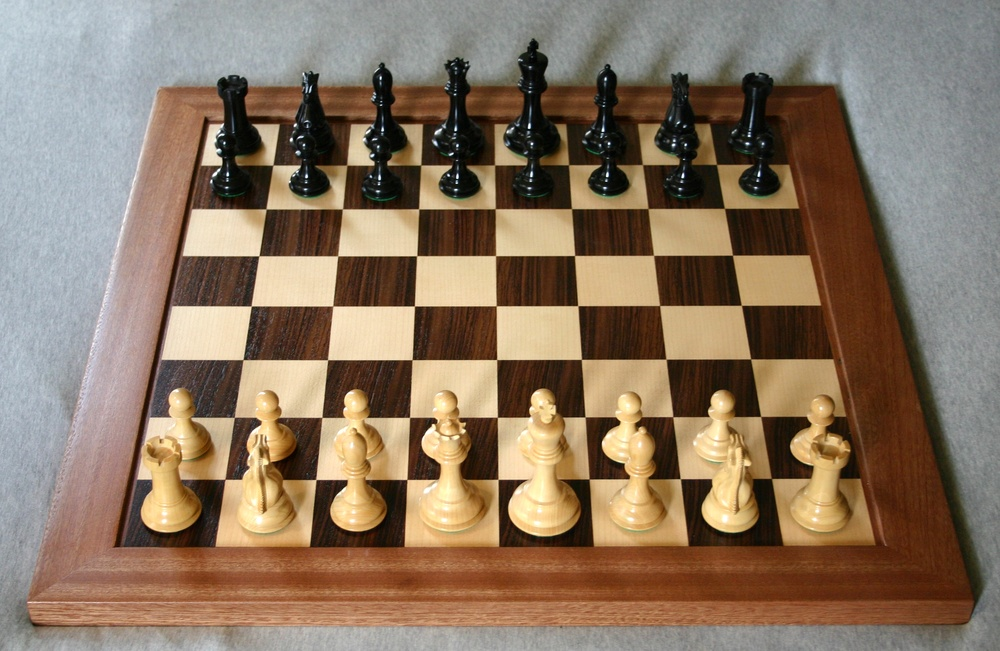
%> input picture 1.jpg, 1000 x 651 px, shrunk from 2611 x 1699 before the run
$ octave testedge.m   (GNU Octave 9; MATLAB toolbox functions it lacks are replaced by stand-ins)
%> lines starting %> are read from the running program, lines starting %| are printed output that depends on the picture; in (x1, y1, x2, y2) boxes, pixels count from 0 and x2, y2 are one past the last pixel; in counts of white or black regions, pixels touching at a corner belong together; the program's own positions count from 1
close all;
clear;
clc;

im = imread('1.jpg');
%> im is the input picture: size 651x1000x3 uint8; mean R, G, B 137.6, 117.7, 97.9
im = rgb2gray(im);
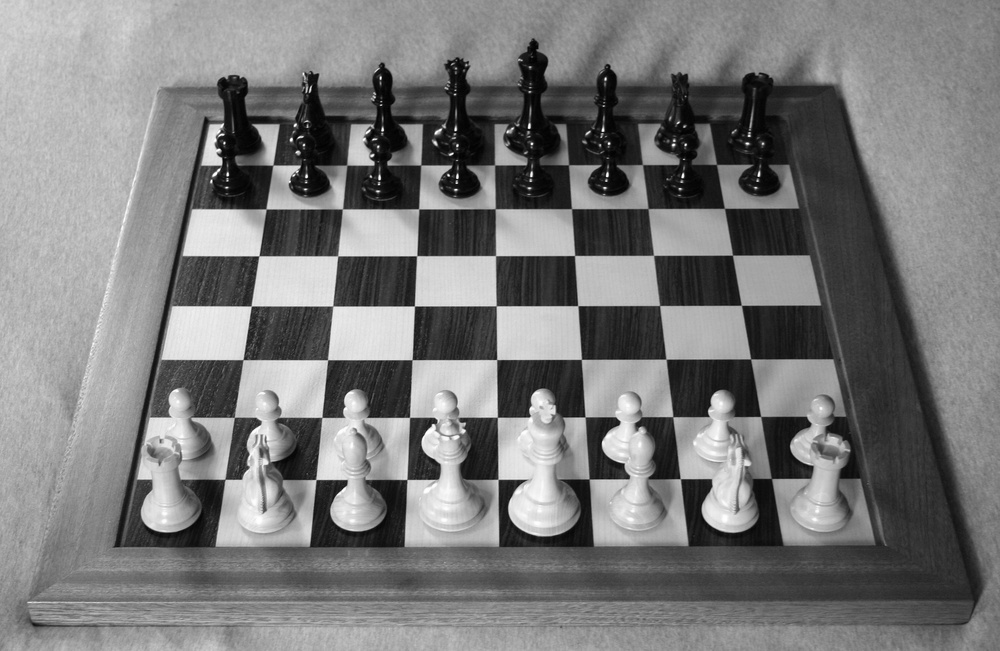
%> im: size 651x1000 uint8; min 1, max 255, mean 121.4
im = imsharpen(im);
BW = edge(im,'Canny',0.1);
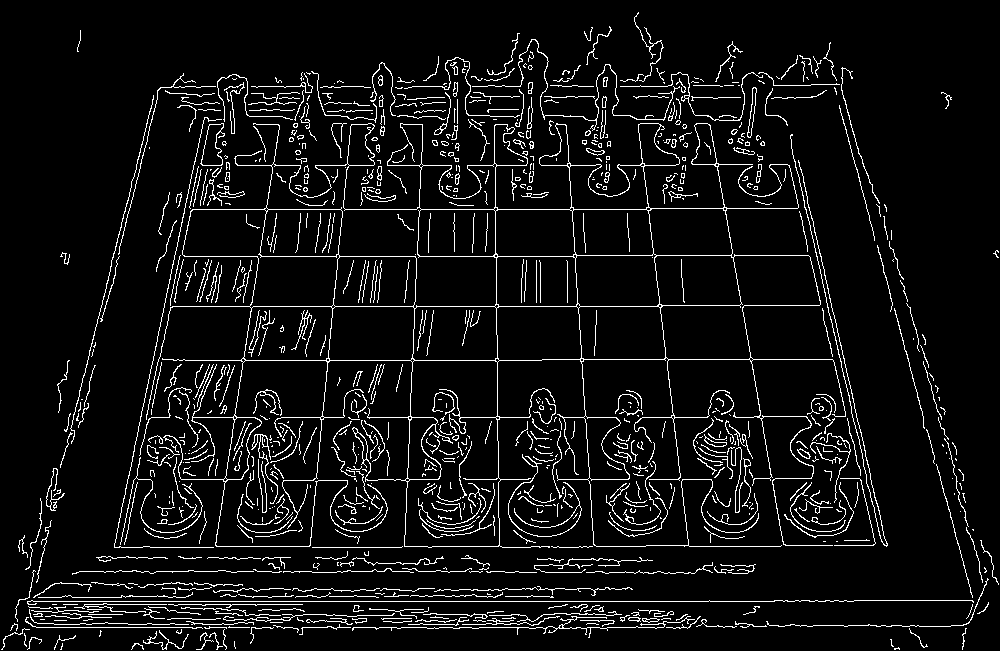
%> BW: size 651x1000 logical; 6.7% white in thin lines or dots
imshow(BW);

$ run again, with 2.jpg copied over 1.jpg
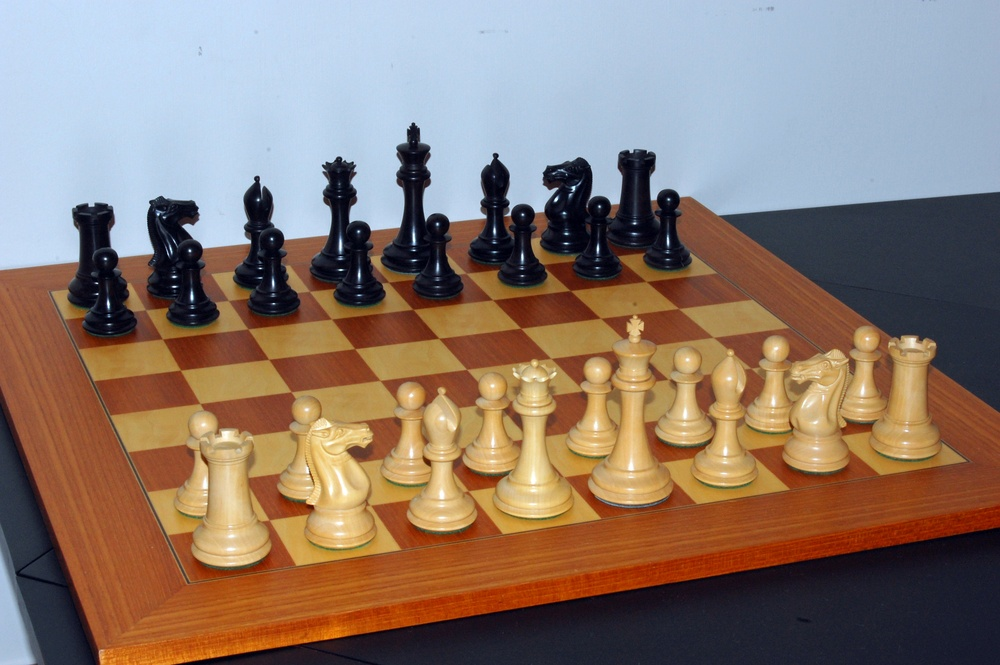
%> input picture 2.jpg, 1000 x 665 px, shrunk from 3008 x 2000 before the run
%> im is the input picture: size 665x1000x3 uint8; mean R, G, B 140.6, 121.4, 110
%> `im = rgb2gray(im);`:
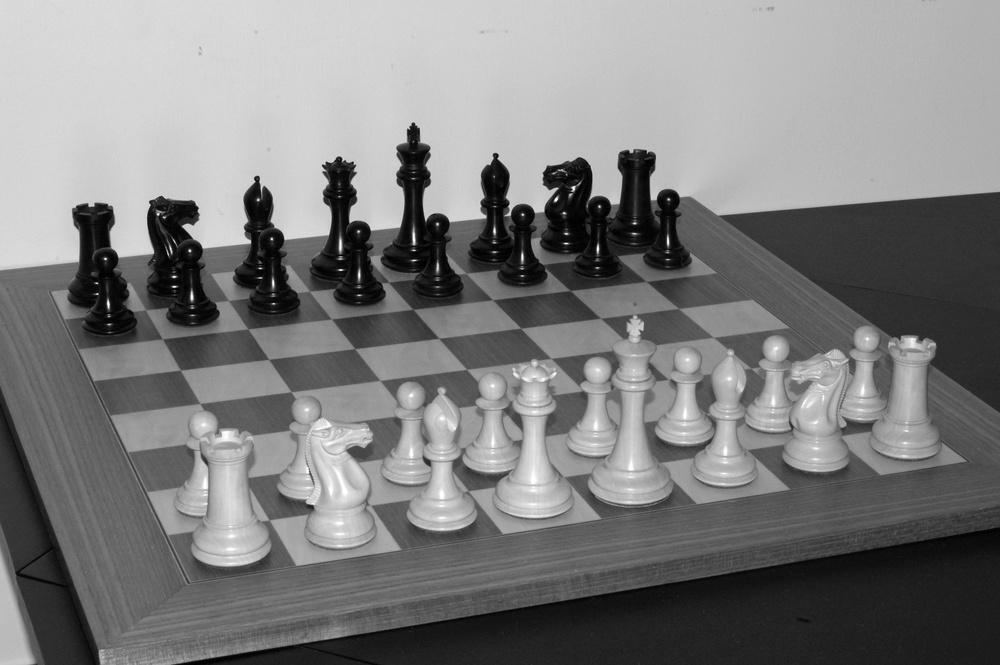
%> im: size 665x1000 uint8; min 1, max 255, mean 125.9
%> `BW = edge(im,'Canny',0.1);`:
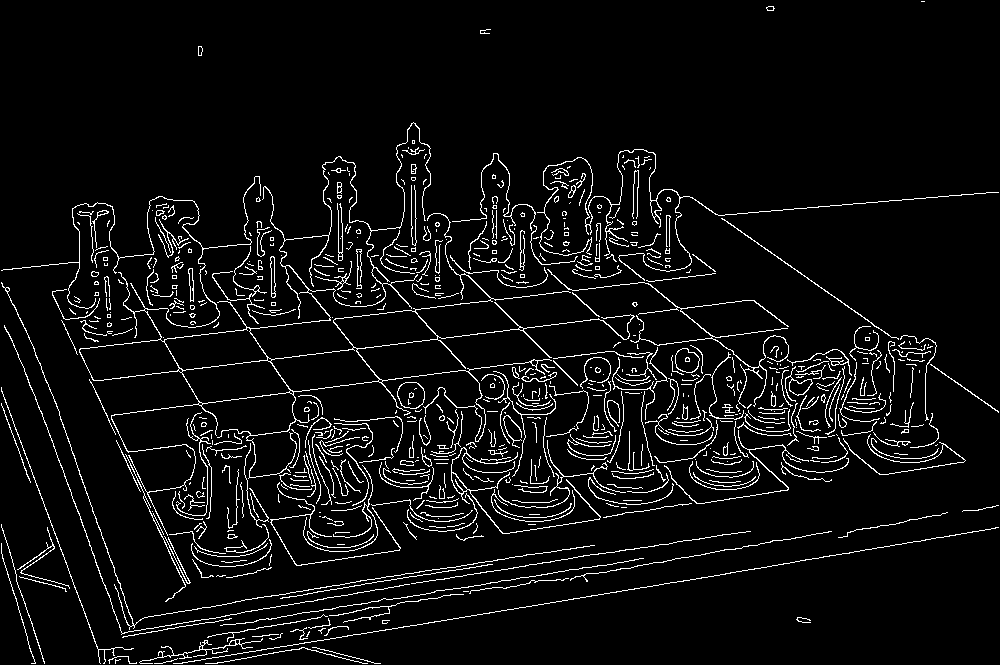
%> BW: size 665x1000 logical; 5.6% white in thin lines or dots

$ run again, with 3.jpg copied over 1.jpg
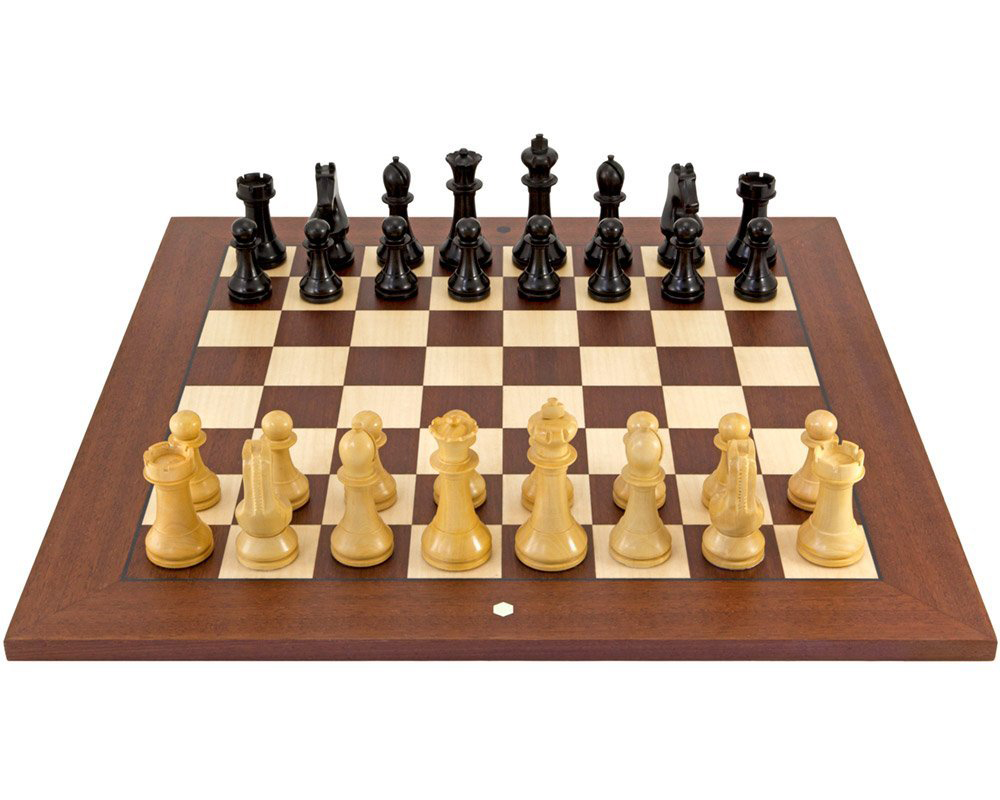
%> input picture 3.jpg, 1000 x 800 px
%> im is the input picture: size 800x1000x3 uint8; mean R, G, B 204.8, 186.7, 172.4
%> `im = rgb2gray(im);`:
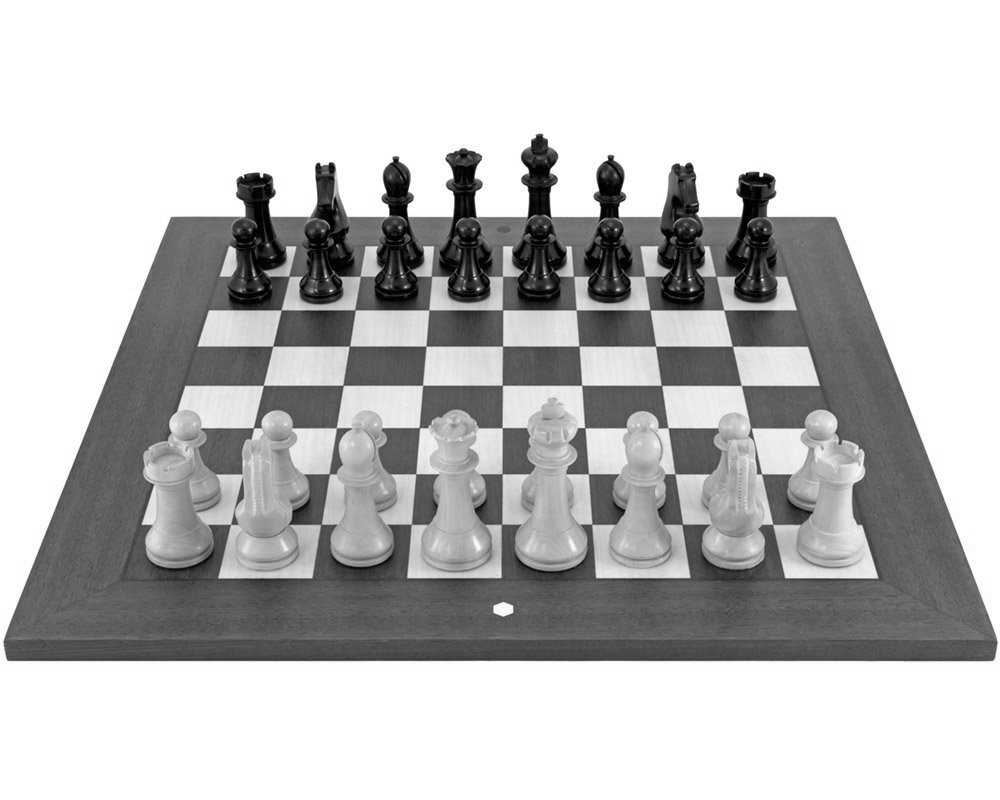
%> im: size 800x1000 uint8; min 0, max 255, mean 190.5
%> `BW = edge(im,'Canny',0.1);`:
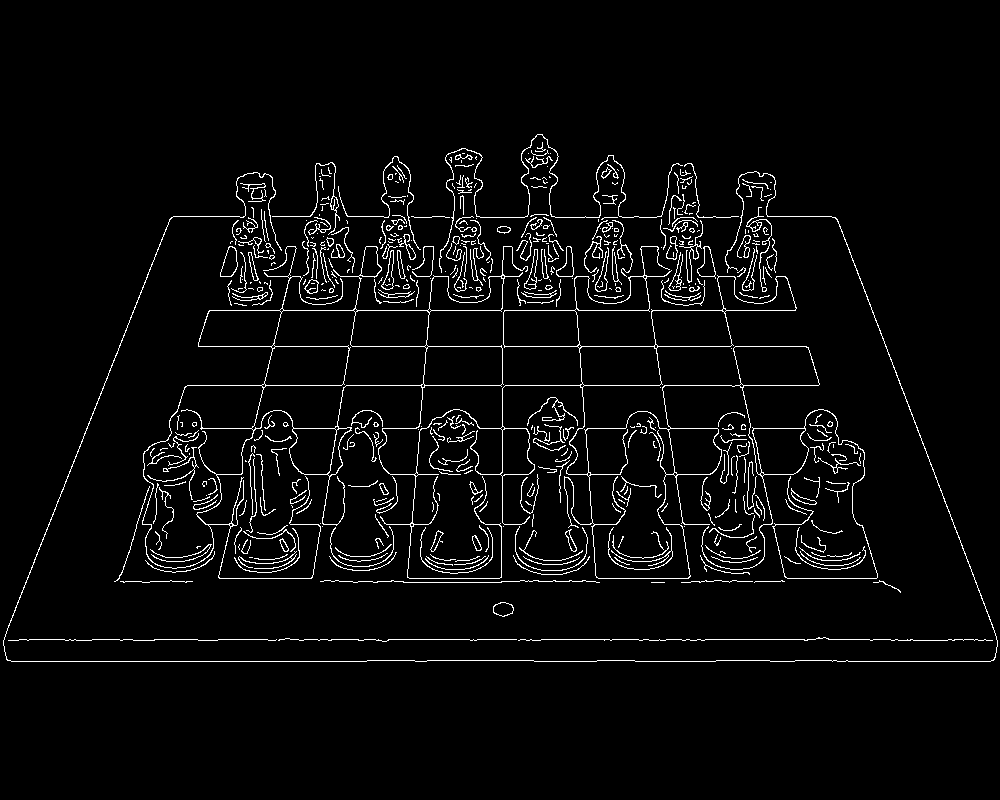
%> BW: size 800x1000 logical; 3.7% white in thin lines or dots, all inside (x1, y1, x2, y2) = (3, 134, 998, 662)
